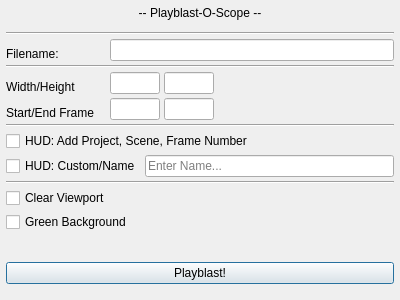
<?xml version="1.0" encoding="UTF-8"?>
<ui version="4.0">
 <class>playblast_dlg</class>
 <widget class="QDialog" name="playblast_dlg">
  <property name="geometry">
   <rect>
    <x>0</x>
    <y>0</y>
    <width>400</width>
    <height>300</height>
   </rect>
  </property>
  <property name="sizePolicy">
   <sizepolicy hsizetype="Fixed" vsizetype="Fixed">
    <horstretch>0</horstretch>
    <verstretch>0</verstretch>
   </sizepolicy>
  </property>
  <property name="minimumSize">
   <size>
    <width>400</width>
    <height>300</height>
   </size>
  </property>
  <property name="maximumSize">
   <size>
    <width>400</width>
    <height>300</height>
   </size>
  </property>
  <property name="windowTitle">
   <string>Playblast-O-Scope</string>
  </property>
  <layout class="QVBoxLayout" name="main_vlt">
   <property name="spacing">
    <number>4</number>
   </property>
   <property name="margin">
    <number>6</number>
   </property>
   <item>
    <layout class="QVBoxLayout" name="playblast_vlt">
     <property name="spacing">
      <number>4</number>
     </property>
     <property name="bottomMargin">
      <number>10</number>
     </property>
     <item>
      <layout class="QHBoxLayout" name="title_hlt">
       <property name="bottomMargin">
        <number>8</number>
       </property>
       <item>
        <widget class="QLabel" name="title_lbl">
         <property name="text">
          <string>-- Playblast-O-Scope --</string>
         </property>
         <property name="alignment">
          <set>Qt::AlignCenter</set>
         </property>
        </widget>
       </item>
      </layout>
     </item>
     <item>
      <widget class="Line" name="line">
       <property name="orientation">
        <enum>Qt::Horizontal</enum>
       </property>
      </widget>
     </item>
     <item>
      <layout class="QHBoxLayout" name="filename_hlt">
       <property name="spacing">
        <number>4</number>
       </property>
       <item>
        <widget class="QLabel" name="filename_lbl">
         <property name="sizePolicy">
          <sizepolicy hsizetype="Fixed" vsizetype="Preferred">
           <horstretch>0</horstretch>
           <verstretch>0</verstretch>
          </sizepolicy>
         </property>
         <property name="minimumSize">
          <size>
           <width>100</width>
           <height>0</height>
          </size>
         </property>
         <property name="maximumSize">
          <size>
           <width>150</width>
           <height>16777215</height>
          </size>
         </property>
         <property name="text">
          <string>Filename:</string>
         </property>
         <property name="alignment">
          <set>Qt::AlignBottom|Qt::AlignLeading|Qt::AlignLeft</set>
         </property>
         <property name="buddy">
          <cstring>filename_le</cstring>
         </property>
        </widget>
       </item>
       <item>
        <widget class="QLineEdit" name="filename_le">
         <property name="enabled">
          <bool>true</bool>
         </property>
         <property name="readOnly">
          <bool>false</bool>
         </property>
        </widget>
       </item>
      </layout>
     </item>
     <item>
      <widget class="Line" name="line_2">
       <property name="orientation">
        <enum>Qt::Horizontal</enum>
       </property>
      </widget>
     </item>
     <item>
      <layout class="QHBoxLayout" name="widthHeight_hlt">
       <property name="spacing">
        <number>4</number>
       </property>
       <item>
        <widget class="QLabel" name="widthHeight_lbl">
         <property name="sizePolicy">
          <sizepolicy hsizetype="Fixed" vsizetype="Preferred">
           <horstretch>0</horstretch>
           <verstretch>0</verstretch>
          </sizepolicy>
         </property>
         <property name="minimumSize">
          <size>
           <width>100</width>
           <height>0</height>
          </size>
         </property>
         <property name="text">
          <string>Width/Height</string>
         </property>
         <property name="alignment">
          <set>Qt::AlignBottom|Qt::AlignLeading|Qt::AlignLeft</set>
         </property>
         <property name="buddy">
          <cstring>width_le</cstring>
         </property>
        </widget>
       </item>
       <item>
        <widget class="QLineEdit" name="width_le">
         <property name="sizePolicy">
          <sizepolicy hsizetype="Fixed" vsizetype="Fixed">
           <horstretch>0</horstretch>
           <verstretch>0</verstretch>
          </sizepolicy>
         </property>
         <property name="maximumSize">
          <size>
           <width>50</width>
           <height>16777215</height>
          </size>
         </property>
         <property name="text">
          <string/>
         </property>
        </widget>
       </item>
       <item>
        <widget class="QLineEdit" name="height_le">
         <property name="sizePolicy">
          <sizepolicy hsizetype="Fixed" vsizetype="Fixed">
           <horstretch>0</horstretch>
           <verstretch>0</verstretch>
          </sizepolicy>
         </property>
         <property name="maximumSize">
          <size>
           <width>50</width>
           <height>16777215</height>
          </size>
         </property>
         <property name="text">
          <string/>
         </property>
        </widget>
       </item>
       <item>
        <spacer name="widthHeight_hspc">
         <property name="orientation">
          <enum>Qt::Horizontal</enum>
         </property>
         <property name="sizeHint" stdset="0">
          <size>
           <width>40</width>
           <height>20</height>
          </size>
         </property>
        </spacer>
       </item>
      </layout>
     </item>
     <item>
      <layout class="QHBoxLayout" name="startEnd_hlt">
       <property name="spacing">
        <number>4</number>
       </property>
       <item>
        <widget class="QLabel" name="startEnd_lbl">
         <property name="sizePolicy">
          <sizepolicy hsizetype="Fixed" vsizetype="Preferred">
           <horstretch>0</horstretch>
           <verstretch>0</verstretch>
          </sizepolicy>
         </property>
         <property name="minimumSize">
          <size>
           <width>100</width>
           <height>0</height>
          </size>
         </property>
         <property name="text">
          <string>Start/End Frame</string>
         </property>
         <property name="alignment">
          <set>Qt::AlignBottom|Qt::AlignLeading|Qt::AlignLeft</set>
         </property>
         <property name="buddy">
          <cstring>start_le</cstring>
         </property>
        </widget>
       </item>
       <item>
        <widget class="QLineEdit" name="start_le">
         <property name="sizePolicy">
          <sizepolicy hsizetype="Fixed" vsizetype="Fixed">
           <horstretch>0</horstretch>
           <verstretch>0</verstretch>
          </sizepolicy>
         </property>
         <property name="maximumSize">
          <size>
           <width>50</width>
           <height>16777215</height>
          </size>
         </property>
        </widget>
       </item>
       <item>
        <widget class="QLineEdit" name="end_le">
         <property name="sizePolicy">
          <sizepolicy hsizetype="Fixed" vsizetype="Fixed">
           <horstretch>0</horstretch>
           <verstretch>0</verstretch>
          </sizepolicy>
         </property>
         <property name="maximumSize">
          <size>
           <width>50</width>
           <height>16777215</height>
          </size>
         </property>
        </widget>
       </item>
       <item>
        <spacer name="startEnd_hspc">
         <property name="orientation">
          <enum>Qt::Horizontal</enum>
         </property>
         <property name="sizeHint" stdset="0">
          <size>
           <width>40</width>
           <height>20</height>
          </size>
         </property>
        </spacer>
       </item>
      </layout>
     </item>
     <item>
      <widget class="Line" name="line_3">
       <property name="orientation">
        <enum>Qt::Horizontal</enum>
       </property>
      </widget>
     </item>
     <item>
      <widget class="QCheckBox" name="hud_chk">
       <property name="text">
        <string>HUD: Add Project, Scene, Frame Number</string>
       </property>
       <property name="checked">
        <bool>false</bool>
       </property>
      </widget>
     </item>
     <item>
      <layout class="QHBoxLayout" name="cstmHud_hlt">
       <property name="spacing">
        <number>4</number>
       </property>
       <item>
        <widget class="QCheckBox" name="cstmHud_chk">
         <property name="text">
          <string>HUD: Custom/Name</string>
         </property>
        </widget>
       </item>
       <item>
        <widget class="QLineEdit" name="cstmHud_le">
         <property name="enabled">
          <bool>true</bool>
         </property>
         <property name="text">
          <string/>
         </property>
         <property name="placeholderText">
          <string>Enter Name...</string>
         </property>
        </widget>
       </item>
      </layout>
     </item>
     <item>
      <widget class="Line" name="line_4">
       <property name="orientation">
        <enum>Qt::Horizontal</enum>
       </property>
      </widget>
     </item>
     <item>
      <widget class="QCheckBox" name="clearViewport_chk">
       <property name="text">
        <string>Clear Viewport</string>
       </property>
       <property name="checked">
        <bool>false</bool>
       </property>
      </widget>
     </item>
     <item>
      <widget class="QCheckBox" name="green_chk">
       <property name="text">
        <string>Green Background</string>
       </property>
      </widget>
     </item>
     <item>
      <spacer name="playblast_vspc">
       <property name="orientation">
        <enum>Qt::Vertical</enum>
       </property>
       <property name="sizeHint" stdset="0">
        <size>
         <width>20</width>
         <height>40</height>
        </size>
       </property>
      </spacer>
     </item>
     <item>
      <widget class="QPushButton" name="playblast_btn">
       <property name="text">
        <string>Playblast!</string>
       </property>
      </widget>
     </item>
    </layout>
   </item>
  </layout>
 </widget>
 <layoutdefault spacing="4" margin="5"/>
 <resources/>
 <connections/>
</ui>
